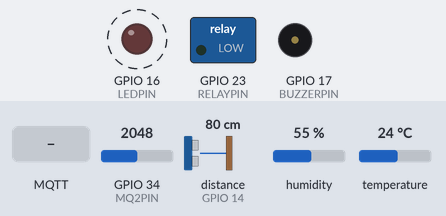
The program below on a simulated ESP32. On the bench: switched loads named in the program (green lamp = pin HIGH), output pins drawn as LEDs (lit = HIGH), buzzer (waves = sounding). Wiring (from diagram.json): ultrasonic range finder: trigger GPIO 13; echo GPIO 14. Dashed ring = blinking. The inputs (shaded band) are chosen by the test bench; at power-on: GPIO 34 (MQ2PIN) = 2048, distance to the obstacle (sensor on GPIO 14) 80 cm, humidity 55 %, temperature 24 °C. The echo pulse lasts 58.3 µs per cm; WiFi joins after 1.5 s; servers stay silent unless stated; random numbers use the default seed unless the program sets one; no MQTT or app messages arrive unless stated; pins used as bus, display or sensor lines are not drawn; what the program prints to the serial monitor is not drawn.

Above: at 2.7 s.
2.8 s: MQTT message "ON" arrives on the first subscribed topic
At 3.4 s:
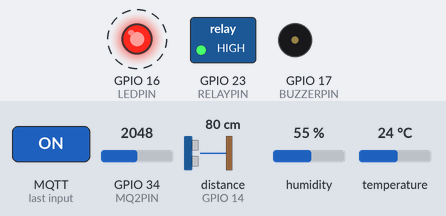
6.3 s: MQTT message "ON" arrives on the second subscribed topic
At 7.4 s:
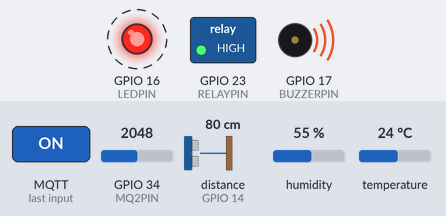
9.8 s: MQTT message "OFF" arrives on the first subscribed topic
At 10.4 s:
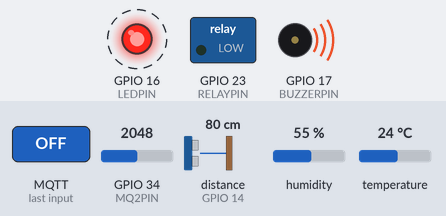
13.3 s: GPIO 34 (MQ2PIN) set to 1942
21.5 s: MQTT message "OFF" arrives on the second subscribed topic
At 22.0 s:
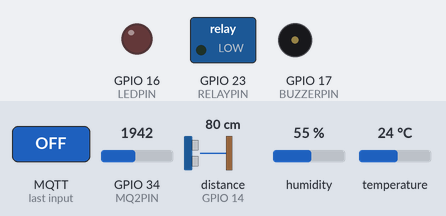
Timing chart, 0 to 24.0 s (numbered marks = the images above; inputs shaded):
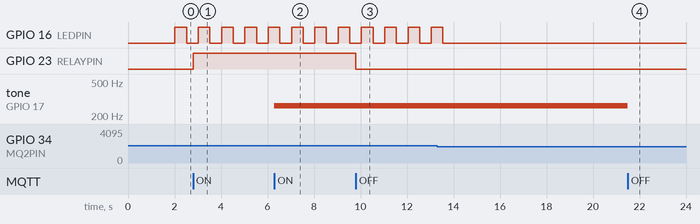

The program:

main.cpp
```cpp
#include "DHT.h"
#include <Arduino.h>
#include <WiFi.h>
#include <PubSubClient.h>

// Cấu hình WiFi ảo của Wokwi
const char *ssid = "Wokwi-GUEST";
const char *password = "";

// Cấu hình HiveMQ
const char *mqtt_server = "broker.hivemq.com";
const int mqtt_port = 1883;

WiFiClient espClient;
PubSubClient client(espClient);

//  Nối dây các cảm biến
#define DHTPIN 4
#define DHTTYPE DHT22
#define TRIG 13
#define ECHO 14
#define LEDPIN 16
#define BUZZERPIN 17
#define RELAYPIN 23
#define MQ2PIN 34

DHT dht(DHTPIN, DHTTYPE);

long sampleTimeinterval = 10000; // Khoảng thời gian lấy mẫu dữ liệu từ cảm biến DHT22 (ms)
long sampleTime = 0;            //  thời gian ĐÃ lấy mẫu dữ liệu từ cảm biến DHT22 va gửi lên HiveMQ (ms)
long gasThreshold = 2000;       // Ngưỡng cảnh báo khí gas (MQ2)
long alarmThreshold = 10;       // Ngưỡng cảnh báo xâm nhập (cm)
long lightInterval = 500;       // khoảng đèn sáng tắt (ms)
long lightTime = 0;             // thời gian đèn đã sáng
int gasWarning = 0;             // trạng thái cảnh báo khí gas
int alarmWarning = 0;           // trạng thái cảnh báo xâm nhập
long delayTime = 0;              //delay giữa các lần gửi
int PWM = 0;


void setup_wifi()
{
  Serial.print("dang ket noi WiFi");
  WiFi.begin(ssid, password);
  while (WiFi.status() != WL_CONNECTED)
  {
    delay(500);
    Serial.print(".");
  }
  Serial.println("da ket noi WiFi!");
}

void reconnect()
{
  // Lặp lại cho đến khi kết nối MQTT thành công
  while (!client.connected())
  {
    Serial.print("dang ket noi MQTT toi HiveMQ...");

    // Tạo một Client ID ngẫu nhiên cho ESP32
    String clientId = "ESP32Client-";
    clientId += String(random(0xffff), HEX);

    // Thử kết nối
    if (client.connect(clientId.c_str()))
    {
      Serial.println(" Thanh cong!");

      // ================================================================
      //  PUBLISH LÊN TOPIC DISCOVERY NGAY KHI KẾT NỐI THÀNH CÔNG!
      // ================================================================
      String mac = "11:22:33:44:55:66"; // Hoặc dùng WiFi.macAddress();
      char discoveryPayload[150];

      // Tạo JSON đúng định dạng mà mqtt.js đang mong đợi: { "mac": "...", "name": "..." }
      snprintf(discoveryPayload, sizeof(discoveryPayload),
               "{\"mac\": \"%s\", \"name\": \"Smart PC Case Nhóm 21\"}", mac.c_str());

      // Gửi lên topic discovery 1 lần duy nhất lúc vừa kết nối
      client.publish("tcta/hk3/2026/nhom2/discovery", discoveryPayload, true);
      Serial.println("=> Da gui thong tin Discovery cho Backend!");
      // ================================================================
      client.subscribe("tcta/hk3/2026/nhom2/fan");
      client.subscribe("tcta/hk3/2026/nhom2/buzzer");
    }
    else
    {
      Serial.print(" That bai,  lỗi=");
      Serial.print(client.state());
      Serial.println(" Thu lai sau 5 s...");
      delay(5000);
    }
  }
}

void callback(char *topic, byte *payload, unsigned int length)
{
  String message = "";
  for (int i = 0; i < length; i++)
  {
    message += (char)payload[i];
  }

  Serial.printf("Nhận lệnh từ topic %s: %s\n", topic, message.c_str());

  // Xử lý điều khiển Quạt
  if (String(topic) == "tcta/hk3/2026/nhom2/fan")
  {
    if (message == "ON")
    {
      digitalWrite(RELAYPIN, HIGH);
    }
    else if (message == "OFF")
    {
      digitalWrite(RELAYPIN, LOW);
    }
  }
  // Xử lý điều khiển Còi bằng hàm tone()
  else if (String(topic) == "tcta/hk3/2026/nhom2/buzzer")
  {
    if (message == "ON")
    {
      ledcWriteTone(PWM, 262);
      Serial.println("Buzzer ON");
    }
    else if (message == "OFF")
    {
      ledcWriteTone(PWM, 0);
      Serial.println("Buzzer OFF");
    }
  }
}

int getDistance()
{
  digitalWrite(TRIG, LOW);
  delayMicroseconds(2);
  digitalWrite(TRIG, HIGH);
  delayMicroseconds(10);
  digitalWrite(TRIG, LOW);

  int duration = pulseIn(ECHO, HIGH);
  int distanceCm = duration * 0.034 / 2;
  return distanceCm;
}

void setup()
{

  Serial.begin(115200);
  Serial.println(F("Bắt đầu "));
  pinMode(TRIG, OUTPUT);
  pinMode(ECHO, INPUT);
  pinMode(LEDPIN, OUTPUT);
  pinMode(BUZZERPIN, OUTPUT);
  ledcSetup(PWM, 262, 8);    // Cấu hình kênh PWM 0 với tần số 262Hz và độ phân giải 8 bit
  ledcAttachPin(BUZZERPIN, PWM); // Gán chân BUZZERPIN vào kênh PWM 0
  pinMode(RELAYPIN, OUTPUT);
  // Khởi động cảm biến DHT
  dht.begin();
  // setup wiFi và MQTT
  setup_wifi();
  client.setServer(mqtt_server, mqtt_port);
  client.setCallback(callback);
  // mqttClient.setKeepAlive(60); //
}

void loop()
{
  // connect MQTT
  if (!client.connected())
  {
    reconnect();
  }

  client.loop();
  float h;
  float t;

  // if (alarmWarning)
  // {
  //   debug
  // }
  // else
  // {
  // }

  if (gasWarning)
  {
    if (millis() - lightTime > lightInterval)
    {
      lightTime = millis();
      digitalWrite(LEDPIN, !digitalRead(LEDPIN));
    }
  }

  // Lấy dữ liệu từ các cảm biến
  if (millis() - delayTime > 2000)
  {
    delayTime = millis();
    h = dht.readHumidity();
    t = dht.readTemperature();
    if (isnan(h) || isnan(t))
    {
      Serial.println(F("Loi k doc dc"));
      return;
    }

    int distance = getDistance();
    if (distance > alarmThreshold)
    {
      Serial.printf("bao dong co nguoi xam nhap (khoanh cach >%d cm): ", alarmThreshold);
      Serial.print(distance);
      Serial.printf(" cm | ");
      alarmWarning = 1;
    }
    else
    {
      alarmWarning = 0;
    }

    int gasValue = analogRead(MQ2PIN);
    if (gasValue > gasThreshold)
    {
      Serial.printf("bao dong co khoi (MQ2 > %d): ", gasThreshold);
      Serial.print(gasValue);
      Serial.printf(" | ");
      gasWarning = 1;
    }
    else
    {
      gasWarning = 0;
    }

    // testing relay
    // if (t > 50)
    // {
    //   digitalWrite(RELAYPIN, HIGH);
    // }
    // else
    // {
    //   digitalWrite(RELAYPIN, LOW);
    // }

    Serial.print(F("Độ ẩm: "));
    Serial.print(h);
    Serial.print(F("%  |  Nhiệt độ: "));
    Serial.print(t);
    Serial.println(F("°C "));
  }

if (millis() - sampleTime > sampleTimeinterval)
  {
    sampleTime = millis();
    char payload[200]; // Tạo một mảng trống chứa tối đa 200 ký tự
    // String mac = WiFi.macAddress();
    String mac = "11:22:33:44:55:67";

    // Ghép dữ liệu chuẩn xác vào mảng bằng snprintf (Định dạng JSON)
    snprintf(payload, sizeof(payload), "{\"mac\": \"%s\", \"temp\": %.2f, \"hum\": %.2f}", mac.c_str(), t, h);

    // Gửi  lên HiveMQ
    char  payload1[100];
    if(alarmWarning)
    {
      snprintf(payload1, sizeof(payload1), "{\"mac\": \"%s\", \"type\": \"tresspass\", \"msg\": \"Phát hiện xâm nhập!\"}", mac.c_str());

      if(client.publish("tcta/hk3/2026/nhom2/alerts", payload1))
      {
        Serial.print("=> GUI THANH CONG: ");
        Serial.println(payload1);
        alarmWarning=0;
      }
      else
      {
        Serial.println("=> LOI: GUI THAT BAI!");
      }
    }


    if (client.publish("tcta/hk3/2026/nhom2/data", payload))
    {
      Serial.print("=> GUI THANH CONG: ");
      Serial.println(payload);
    }
    else
    {
      Serial.println("=> LOI: GUI THAT BAI!");
    }
  }

}
```

Measured:
- after the input at 2.8 s, GPIO 23 (RELAYPIN): LOW → HIGH at once
- after the input at 6.3 s, tone on GPIO 17 (BUZZERPIN): silent → 262 Hz at once
- after the input at 9.8 s, GPIO 23 (RELAYPIN): HIGH → LOW at once
- after the input at 21.5 s, tone on GPIO 17 (BUZZERPIN): 262 Hz → silent at once
